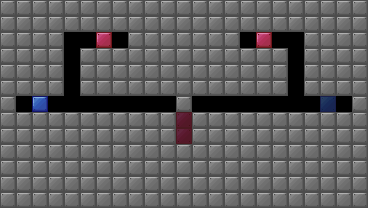

Tiled map render using the project's own tile images. Description and the whole map definition, tile-layer contents included, below:
An orthogonal 23x13 tile map with 16x16 px tiles, 4 tile layers (Wall, Block, Target, Misc), 2 tilesets.

<map version="1.2" tiledversion="1.2.3" orientation="orthogonal" renderorder="right-down" width="23" height="13" tilewidth="16" tileheight="16" infinite="0" nextlayerid="10" nextobjectid="1">
 <properties>
  <property name="SpawnX" type="int" value="47" />
  <property name="SpawnY" type="int" value="9" />
  <property name="WinX" type="int" value="10" />
  <property name="WinY" type="int" value="25" />
 </properties>
 <tileset firstgid="1" name="BASIC_II" tilewidth="16" tileheight="16" tilecount="12" columns="6">
  <image source="BASIC_II.png" width="96" height="32" />
 </tileset>
 <tileset firstgid="13" name="BASIC_BG_II" tilewidth="16" tileheight="16" tilecount="12" columns="6">
  <image source="BASIC_BG_II.png" width="96" height="32" />
 </tileset>
 <layer id="6" name="Wall" width="23" height="13">
  <data encoding="csv">
2,2,2,2,2,2,2,2,2,2,2,2,2,2,2,2,2,2,2,2,2,2,2,
2,2,2,2,2,2,2,2,2,2,2,2,2,2,2,2,2,2,2,2,2,2,2,
2,2,2,2,0,0,0,0,2,2,2,2,2,2,2,0,0,0,0,2,2,2,2,
2,2,2,2,0,2,2,2,2,2,2,2,2,2,2,2,2,2,0,2,2,2,2,
2,2,2,2,0,2,2,2,2,2,2,2,2,2,2,2,2,2,0,2,2,2,2,
2,2,2,2,0,2,2,2,2,2,2,2,2,2,2,2,2,2,0,2,2,2,2,
2,0,0,0,0,0,0,0,0,0,0,2,0,0,0,0,0,0,0,0,0,0,2,
2,2,2,2,2,2,2,2,2,2,2,0,2,2,2,2,2,2,2,2,2,2,2,
2,2,2,2,2,2,2,2,2,2,2,0,2,2,2,2,2,2,2,2,2,2,2,
2,2,2,2,2,2,2,2,2,2,2,2,2,2,2,2,2,2,2,2,2,2,2,
2,2,2,2,2,2,2,2,2,2,2,2,2,2,2,2,2,2,2,2,2,2,2,
2,2,2,2,2,2,2,2,2,2,2,2,2,2,2,2,2,2,2,2,2,2,2,
2,2,2,2,2,2,2,2,2,2,2,2,2,2,2,2,2,2,2,2,2,2,2
</data>
 </layer>
 <layer id="7" name="Block" width="23" height="13">
  <data encoding="csv">
0,0,0,0,0,0,0,0,0,0,0,0,0,0,0,0,0,0,0,0,0,0,0,
0,0,0,0,0,0,0,0,0,0,0,0,0,0,0,0,0,0,0,0,0,0,0,
0,0,0,0,0,0,4,0,0,0,0,0,0,0,0,0,4,0,0,0,0,0,0,
0,0,0,0,0,0,0,0,0,0,0,0,0,0,0,0,0,0,0,0,0,0,0,
0,0,0,0,0,0,0,0,0,0,0,0,0,0,0,0,0,0,0,0,0,0,0,
0,0,0,0,0,0,0,0,0,0,0,0,0,0,0,0,0,0,0,0,0,0,0,
0,0,9,0,0,0,0,0,0,0,0,0,0,0,0,0,0,0,0,0,0,0,0,
0,0,0,0,0,0,0,0,0,0,0,0,0,0,0,0,0,0,0,0,0,0,0,
0,0,0,0,0,0,0,0,0,0,0,0,0,0,0,0,0,0,0,0,0,0,0,
0,0,0,0,0,0,0,0,0,0,0,0,0,0,0,0,0,0,0,0,0,0,0,
0,0,0,0,0,0,0,0,0,0,0,0,0,0,0,0,0,0,0,0,0,0,0,
0,0,0,0,0,0,0,0,0,0,0,0,0,0,0,0,0,0,0,0,0,0,0,
0,0,0,0,0,0,0,0,0,0,0,0,0,0,0,0,0,0,0,0,0,0,0
</data>
 </layer>
 <layer id="9" name="Target" width="23" height="13">
  <data encoding="csv">
0,0,0,0,0,0,0,0,0,0,0,0,0,0,0,0,0,0,0,0,0,0,0,
0,0,0,0,0,0,0,0,0,0,0,0,0,0,0,0,0,0,0,0,0,0,0,
0,0,0,0,0,0,0,0,0,0,0,0,0,0,0,0,0,0,0,0,0,0,0,
0,0,0,0,0,0,0,0,0,0,0,0,0,0,0,0,0,0,0,0,0,0,0,
0,0,0,0,0,0,0,0,0,0,0,0,0,0,0,0,0,0,0,0,0,0,0,
0,0,0,0,0,0,0,0,0,0,0,0,0,0,0,0,0,0,0,0,0,0,0,
0,0,0,0,0,0,0,0,0,0,0,0,0,0,0,0,0,0,0,0,21,0,0,
0,0,0,0,0,0,0,0,0,0,0,16,0,0,0,0,0,0,0,0,0,0,0,
0,0,0,0,0,0,0,0,0,0,0,16,0,0,0,0,0,0,0,0,0,0,0,
0,0,0,0,0,0,0,0,0,0,0,0,0,0,0,0,0,0,0,0,0,0,0,
0,0,0,0,0,0,0,0,0,0,0,0,0,0,0,0,0,0,0,0,0,0,0,
0,0,0,0,0,0,0,0,0,0,0,0,0,0,0,0,0,0,0,0,0,0,0,
0,0,0,0,0,0,0,0,0,0,0,0,0,0,0,0,0,0,0,0,0,0,0
</data>
 </layer>
 <layer id="8" name="Misc" width="23" height="13">
  <data encoding="csv">
0,0,0,0,0,0,0,0,0,0,0,0,0,0,0,0,0,0,0,0,0,0,0,
0,0,0,0,0,0,0,0,0,0,0,0,0,0,0,0,0,0,0,0,0,0,0,
0,0,0,0,0,0,0,0,0,0,0,0,0,0,0,0,0,0,0,0,0,0,0,
0,0,0,0,0,0,0,0,0,0,0,0,0,0,0,0,0,0,0,0,0,0,0,
0,0,0,0,0,0,0,0,0,0,0,0,0,0,0,0,0,0,0,0,0,0,0,
0,0,0,0,0,0,0,0,0,0,0,0,0,0,0,0,0,0,0,0,0,0,0,
0,0,0,0,0,0,0,0,0,0,0,0,0,0,0,0,0,0,0,0,0,0,0,
0,0,0,0,0,0,0,0,0,0,0,0,0,0,0,0,0,0,0,0,0,0,0,
0,0,0,0,0,0,0,0,0,0,0,0,0,0,0,0,0,0,0,0,0,0,0,
0,0,0,0,0,0,0,0,0,0,0,0,0,0,0,0,0,0,0,0,0,0,0,
0,0,0,0,0,0,0,0,0,0,0,0,0,0,0,0,0,0,0,0,0,0,0,
0,0,0,0,0,0,0,0,0,0,0,0,0,0,0,0,0,0,0,0,0,0,0,
0,0,0,0,0,0,0,0,0,0,0,0,0,0,0,0,0,0,0,0,0,0,0
</data>
 </layer>
</map>
